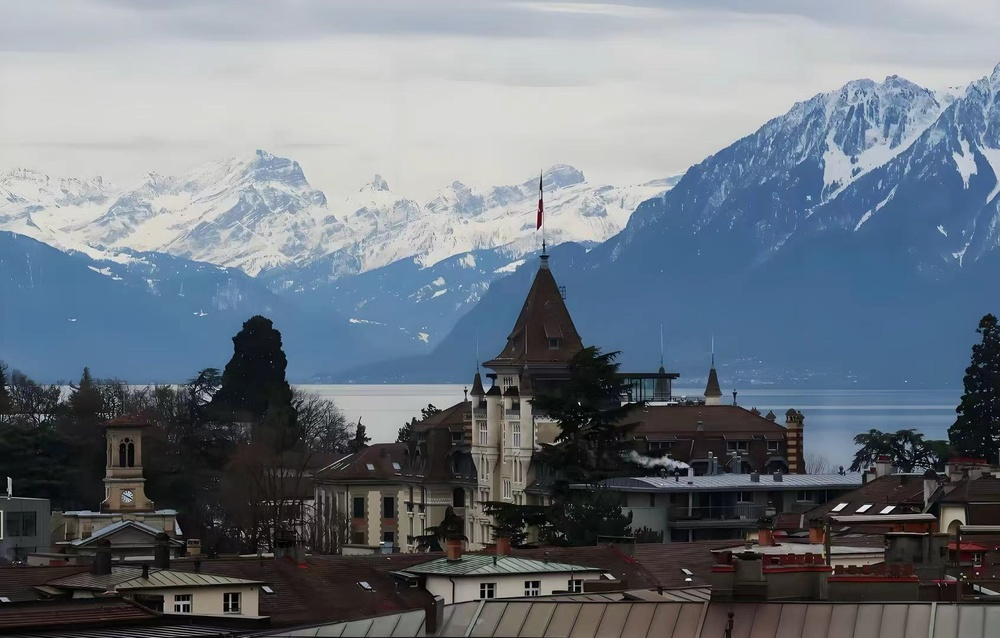
#> input picture 图像认知与OpenCV/03.二值化/wallpaper.jpg, 1000 x 638 px, shrunk from 1692 x 1079 before the run
$ python '03.截断阈值法.py'
#> lines starting #> are read from the running program, lines starting #| are printed output that depends on the picture
# 截断阈值法


import cv2
import numpy as np

# 首先还是使用opencv去读取一张图片
image_np = cv2.imread('./wallpaper.jpg')
#> image_np is the input picture: shape (638, 1000, 3); mean B, G, R 128.8, 118.8, 109.7

# 2. 将读取到的彩色图进行灰度化
image_gray = cv2.cvtColor(image_np, cv2.COLOR_BGR2GRAY)
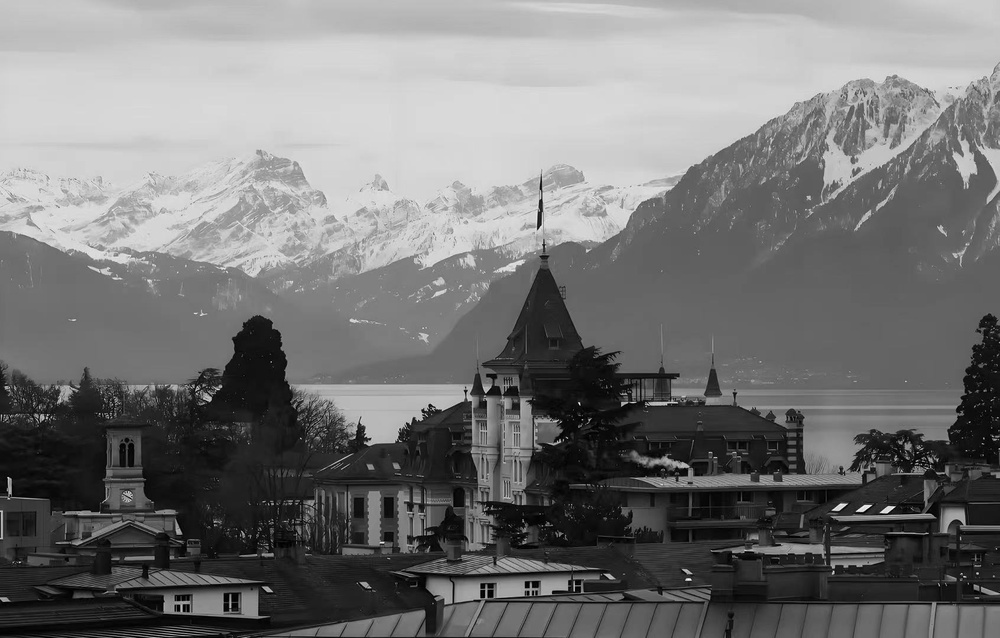
#> image_gray: shape (638, 1000); min 0, max 254, mean 117.3

# 定义阈值法所需要的阈值
thresh = 150

# 定义阈值法所需要的最大值
maxval = 255

# 直接使用opencv的threshold函数去二值化
ret, image_thresh = cv2.threshold(image_gray, thresh, maxval, cv2.THRESH_TRUNC)
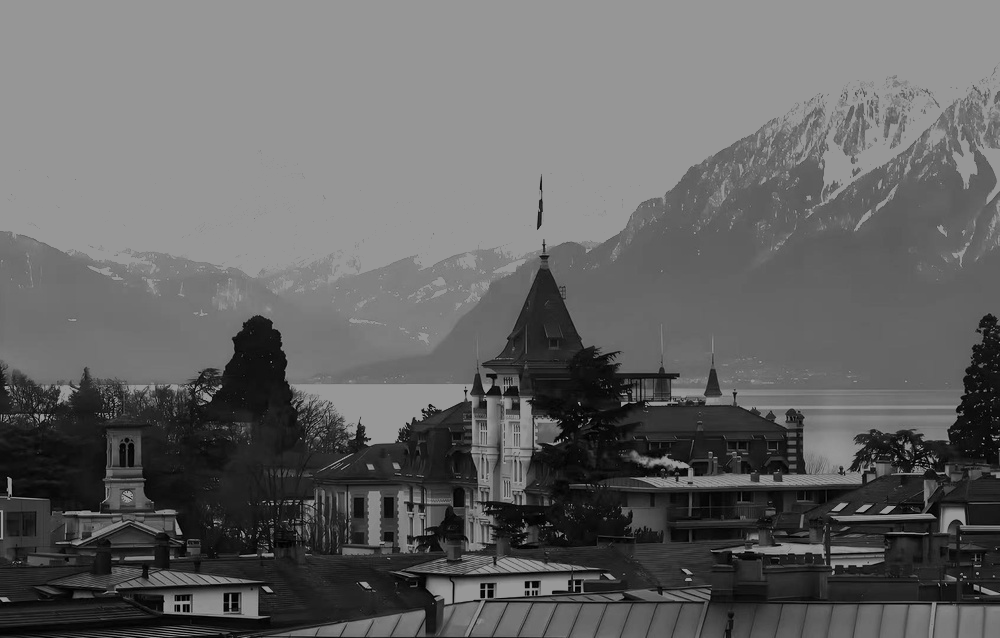
#> image_thresh: shape (638, 1000); min 0, max 150, mean 99.9
#> ret = 150

# # 为了能够遍历到灰度图的所有像素点，所以需要获取灰度图的形状
# image_shape = image_gray.shape
#
# # 创建一个与灰度图大小相同的单通道图像，用来接收灰度图与阈值比较的结果
# image_thresh = np.zeros((image_shape[0], image_shape[1]), dtype=np.uint8)
#
# # 通过循环去遍历灰度图中的所有的像素点并和阈值进行比较
# for i in range(image_shape[0]):
#     for j in range(image_shape[1]):
#         # 让灰度图中的像素点的像素值与阈值进行比较
#         # 如果像素值超过阈值就设置为阈值
#         if image_gray[i, j] > thresh:
#             image_thresh[i, j] = thresh
#         # 否则的话，就不变
#         else:
#             image_thresh[i, j] = image_gray[i, j]

# 显示图像
# 显示灰度图与截断阈值法处理过的二值化图
cv2.imshow('image_gray', image_gray)
cv2.imshow('image_thresh', image_thresh)
cv2.waitKey(0)
